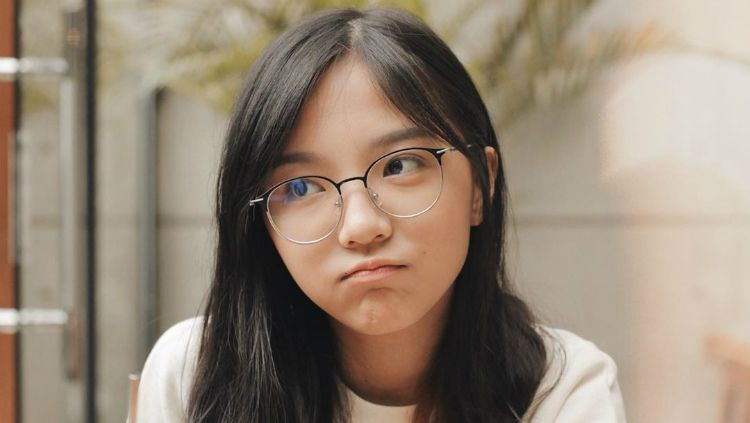
#> input picture Python/Open CV/Tugas Magang Open CV/misellia.jpg, 750 x 423 px, given in place of the camera
$ python deteksi_object.py
#> lines starting #> are read from the running program, lines starting #| are printed output that depends on the picture; after the words box and inside, x2 and y2 are one past the last pixel; in counts of white or black regions, pixels touching at a corner belong together
import cv2
import numpy as np

#for easier read to set camera's height and width
HEIGHT = 3
WIDTH = 4

def nothing(x):
    pass

#to create windows with trackbar needed
def showTrackbar():
    #Create Trackbar
    cv2.namedWindow("Track")
    cv2.createTrackbar("L-0", "Track", 33, 255, nothing)
    cv2.createTrackbar("L-1", "Track", 74, 255, nothing)
    cv2.createTrackbar("L-2", "Track", 18, 255, nothing)
    cv2.createTrackbar("U-0", "Track", 121, 255, nothing)
    cv2.createTrackbar("U-1", "Track", 144, 255, nothing)
    cv2.createTrackbar("U-2", "Track", 71, 255, nothing)
    cv2.createTrackbar("HSV/BGR", "Track", 1, 1, nothing)

    cv2.namedWindow("Masaka")
    cv2.createTrackbar("Mask ON", "Masaka", 0, 1, nothing)

#some math experience to detect how close a shape to a circle
def isCircle(area, parameter, cx, cy, tx, ty):
    fr = 2*area/parameter
    r = np.sqrt(( tx - cx )**2 + ( ty - cy )**2)
    margin = fr*100/r
    if margin > 80:
        return True, margin
    else:
        return False, margin


def main():
    #set the font
    font = cv2.FONT_HERSHEY_SIMPLEX
    #get the camera
    cap = cv2.VideoCapture(0, cv2.CAP_DSHOW)
    # Check if the webcam is opened correctly
    if not cap.isOpened():
        raise IOError("Cannot open webcam")

    #set camera
    cap.set(HEIGHT, 640)
    cap.set(WIDTH, 480)

    showTrackbar()
    #some helps
    print("0 = Hue / Blue (Max Hue = 180 & Max Blue = 255)")
    print("1 = Saturation / Green")
    print("2 = Value / Red")
    print("esc to close")
    while True:
        #get input fom the camera
        _, frame = cap.read()
#> frame is the input picture: shape (423, 750, 3); mean B, G, R 116.8, 133.5, 148.5
        #flip it, to make it like a mirror
        frame = cv2.flip(frame, 1)
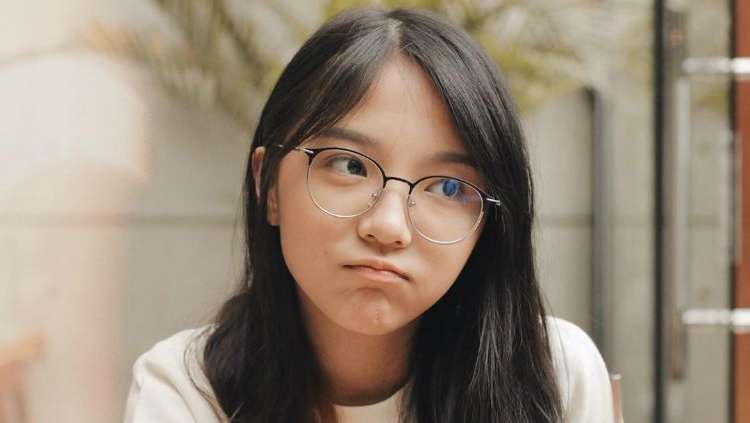
#> frame: shape (423, 750, 3); mean B, G, R 116.8, 133.5, 148.5
        #get the trackbar position
        L0 = cv2.getTrackbarPos("L-0", "Track")
        L1 = cv2.getTrackbarPos("L-1", "Track")
        L2 = cv2.getTrackbarPos("L-2", "Track")
        U0 = cv2.getTrackbarPos("U-0", "Track")
        U1 = cv2.getTrackbarPos("U-1", "Track")
        U2 = cv2.getTrackbarPos("U-2", "Track")
        #set the lower and upper bound
        lower_bound = np.array([L0,L1,L2])
        upper_bound = np.array([U0, U1, U2])

        #if using HSV color scheme
        isHSV = cv2.getTrackbarPos("HSV/BGR", "Track") == 0
        if(isHSV):
            hsv = cv2.cvtColor(frame, cv2.COLOR_BGR2HSV)
            mask = cv2.inRange(hsv, lower_bound, upper_bound)
        else:
            mask = cv2.inRange(frame, lower_bound, upper_bound)
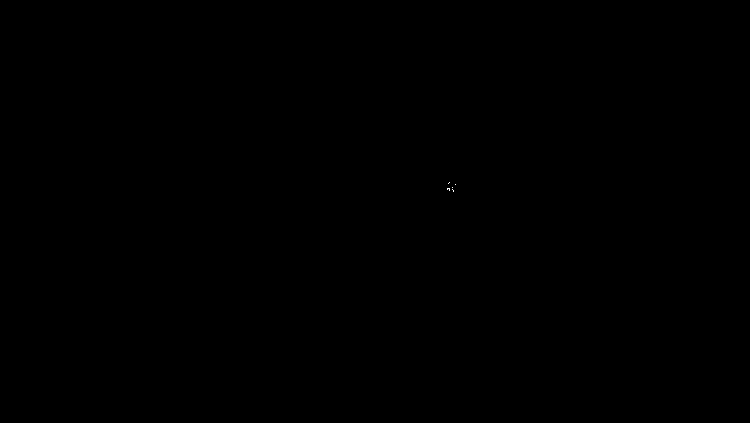
#> mask: shape (423, 750); 0% white in thin lines or dots, all inside (x1, y1, x2, y2) = (447, 182, 456, 192)

        #set kernel for morph as 5*5 square
        kernel = np.ones((5,5), np.uint8)
        #do morph close and open to reduce noice outside and inside the shape
        mask = cv2.morphologyEx(mask, cv2.MORPH_OPEN, kernel)
#> mask: shape (423, 750); every value is 0
        mask = cv2.morphologyEx(mask, cv2.MORPH_CLOSE, kernel)
        #to help calibarate
        if(cv2.getTrackbarPos("Mask ON", "Masaka") == 1):
            cv2.imshow("mask", mask)
        else:
            cv2.destroyWindow("mask")

        #detect the contour
        contours, _ = cv2.findContours(mask, cv2.RETR_TREE, cv2.CHAIN_APPROX_SIMPLE)
#> contours = []

        #total objek
        total = 0
        for cnt in contours:
            area = cv2.contourArea(cnt)
            perimeter = cv2.arcLength(cnt, True)
            #if morph is not enough, filter with area and perimeter
            if( area > 275 and perimeter > 275):
                #approximate the polygon
                apporx = cv2.approxPolyDP(cnt, 0.032*cv2.arcLength(cnt, True), True)
                #top x and y coordinate for math experiment
                tx, ty = apporx.ravel()[0], apporx.ravel()[1]

                #detect the center
                M = cv2.moments(cnt)
                cx = int(M['m10']/M['m00'])
                cy = int(M['m01']/M['m00'])

                #how far from the center to make a square with the same area + 5 margin
                mov = round(np.sqrt(area/4))+5
                x1, y1 = cx+mov, cy + mov
                x2, y2 = cx-mov, cy-mov

                #detect is the shape is like a circle and how close to being one
                yescle, margin =isCircle(area, perimeter, cx, cy, tx, ty)

                #draw the contour, polygon and rectangle
                cv2.drawContours(frame, [cnt], 0, (0,255,0), 2)
                cv2.drawContours(frame, [apporx], 0, (0, 0, 0), 3)
                cv2.rectangle(frame, (x1, y1), (x2, y2), (0, 255, 255), 1)

                #if kinda like a cicle, put a text
                if(yescle):
                    cv2.putText(frame ,f'{round(margin)}% Circle', (cx+30, cy+30), font, 1, (255, 165, 0), 2)
                cv2.putText(frame ,f'{len(apporx)}', (cx, cy), font, 2, (255, 0, 0), 3)
                #add 1 shape
                total+=1
#> this loop made 0 passes
#> after the loop, total = 0

        #show how many object is detected
        cv2.putText(frame, f'Banyak objek :{total}', (25, 50), font, 1.5, (127, 255, 127), 3)
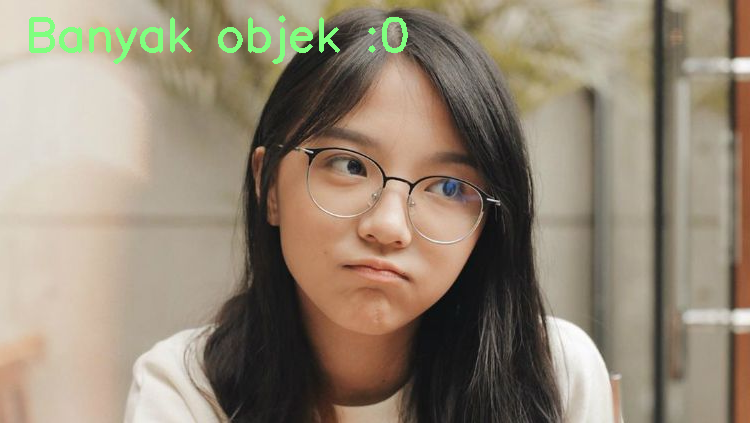
#> frame: shape (423, 750, 3); 1.34% of pixels changed, all inside (x1, y1, x2, y2) = (29, 15, 408, 64)
        #show the frame
        cv2.imshow("Frame", frame)
        k = cv2.waitKey(1) & 0xFF
#> (key Esc is pressed here)
        #to close the loop
        if k == 27:
            cap.release()
            cv2.destroyAllWindows()
            break

main()

$ run again, on Python/Open CV/Tugas Magang Open CV/street.jpg
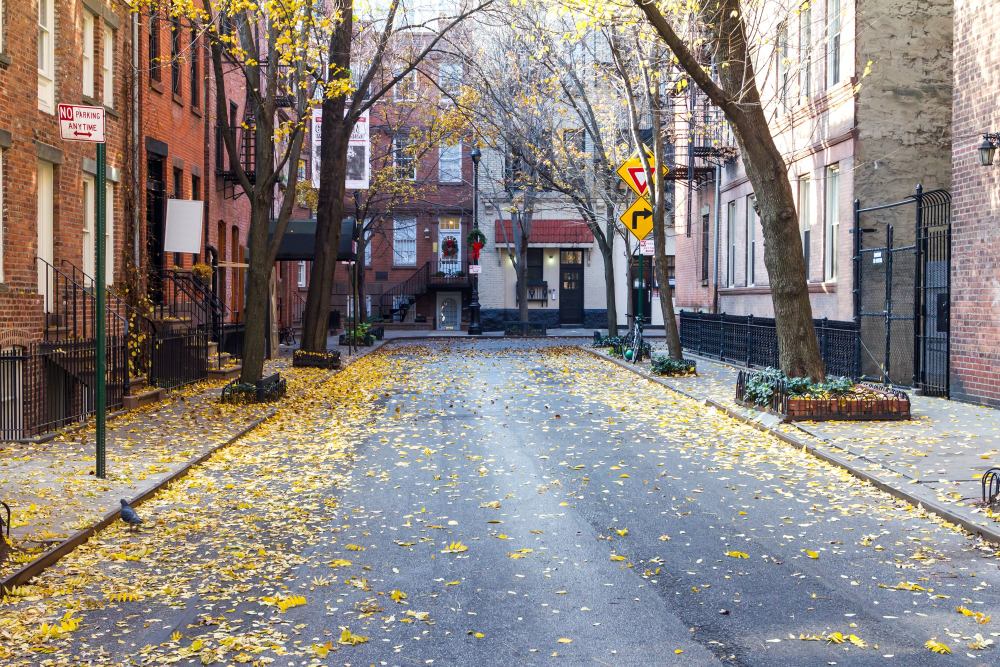
#> input picture Python/Open CV/Tugas Magang Open CV/street.jpg, 3000 x 2000 px, given in place of the camera (shown at 1/3 size)
#> in main, frame is the input picture: shape (2000, 3000, 3); mean B, G, R 128.5, 133, 140.8
#> in main, `frame = cv2.flip(frame, 1)`:
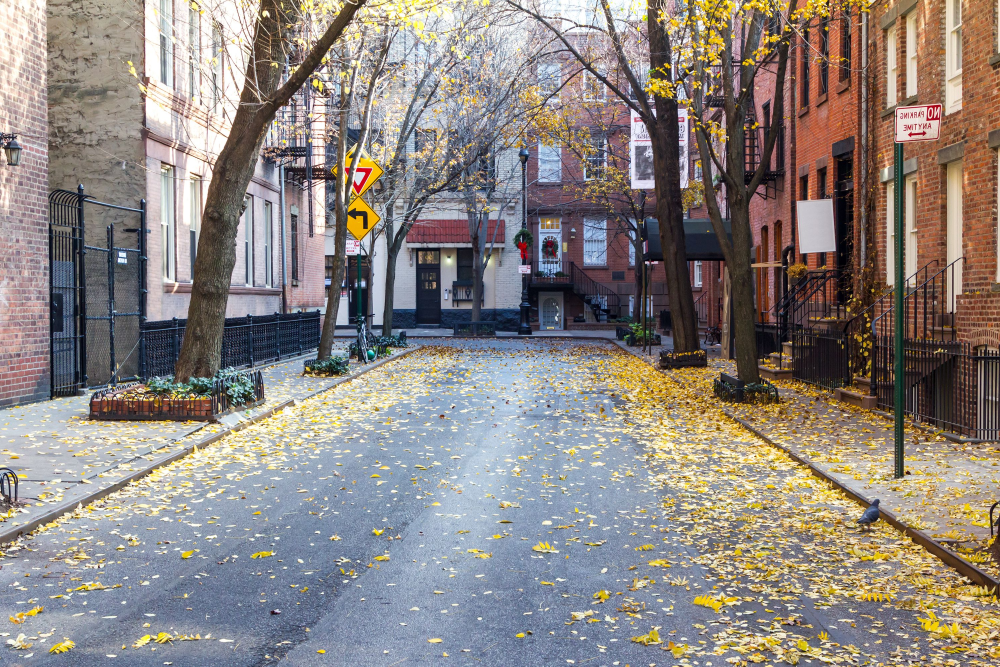
#> frame: shape (2000, 3000, 3) (shown at 1/3 size); mean B, G, R 128.5, 133, 140.8
#> in main, `mask = cv2.inRange(frame, lower_bound, upper_bound)`:
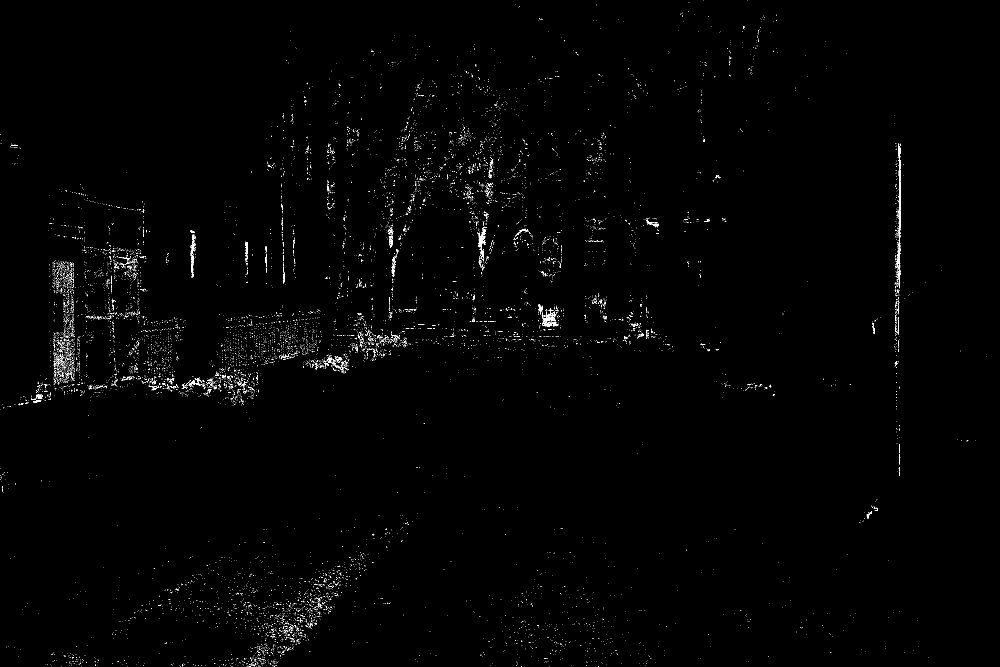
#> mask: shape (2000, 3000) (shown at 1/3 size); 0.55% white in thin lines or dots
#> contours = 10 contours, 4 with area under 20; largest, box (x1, y1, x2, y2) and area: (1438, 706, 1450, 738) 188, (2696, 443, 2701, 462) 72, (737, 728, 743, 743) 58, (1445, 753, 1452, 764) 54, (1643, 953, 1651, 960) 38, (2696, 632, 2701, 640) 28
#> the loop in main, `for cnt in contours:` made 10 passes
#> (area, perimeter) on passes 3, 6, 7, 8: (38.5, 25.41), (54.5, 30.24), (58, 36.83), (188, 81.31)
#> after the loop in main, `for cnt in contours:`: total = 0
